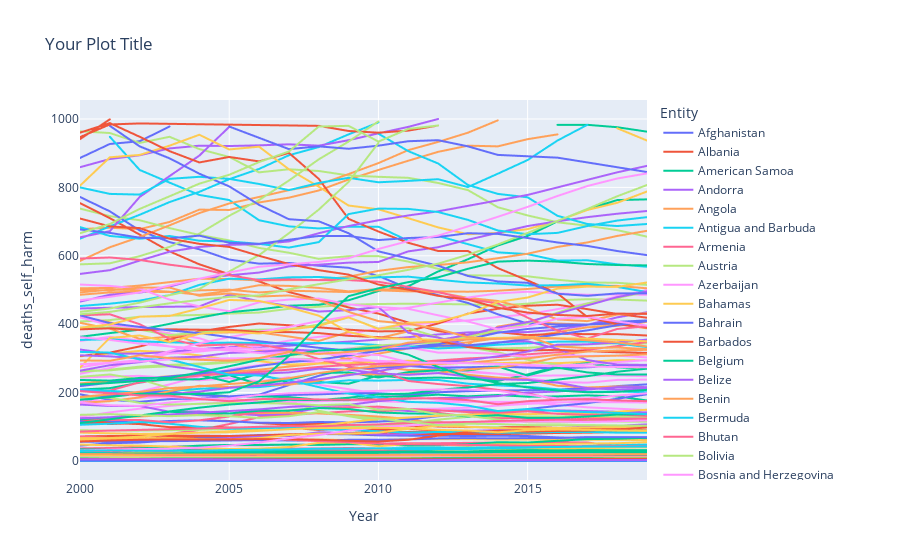

Notebook code cell kept with this figure:
### Code cell
fig = px.line(grouped_data, x='Year', y='deaths_self_harm',color='Entity',
              labels={'x': 'X-Axis Label', 'y': 'Y-Axis Label'},
              title='Your Plot Title')

fig.show()
